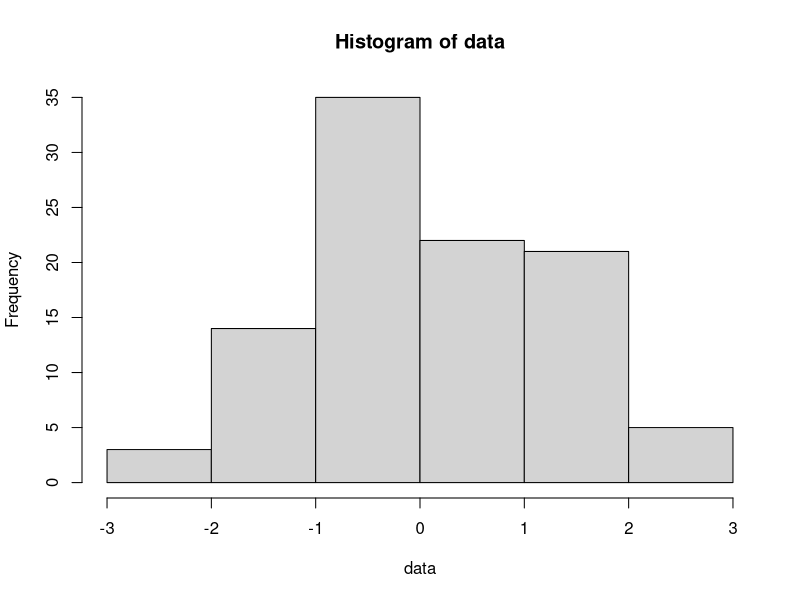

The R source for this figure:
n <- 100
data <- rnorm(n, 0, 1)

print(mean(data))
print(var(data))

inval <- hist(data,breaks=6)
breaks <- inval$breaks[0:-1]
p_i <- pnorm(inval$breaks)

pi <- c()
for (i in 1:(length(p_i)-1)) {
  pi[i] <- p_i[i + 1] - p_i[i]
}

df <- data.frame(interv = breaks,  n = inval$counts,p = pi, npi = n * pi, ni_np = inval$counts - n * pi, frac = (inval$counts - n * pi) ** 2 / (n * pi))
print(sum(df$p))
print(sum(df$n))
print(sum(df$np))
print(sum(df$ni_np))
print(sum(df$frac))

